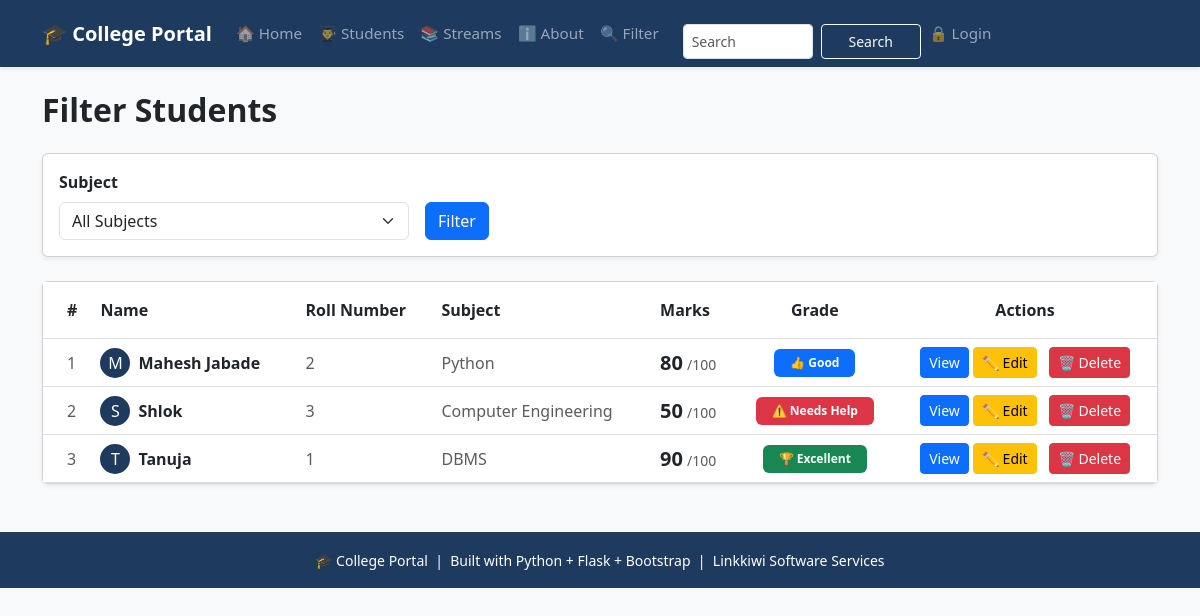
The app's page /filter, older data.
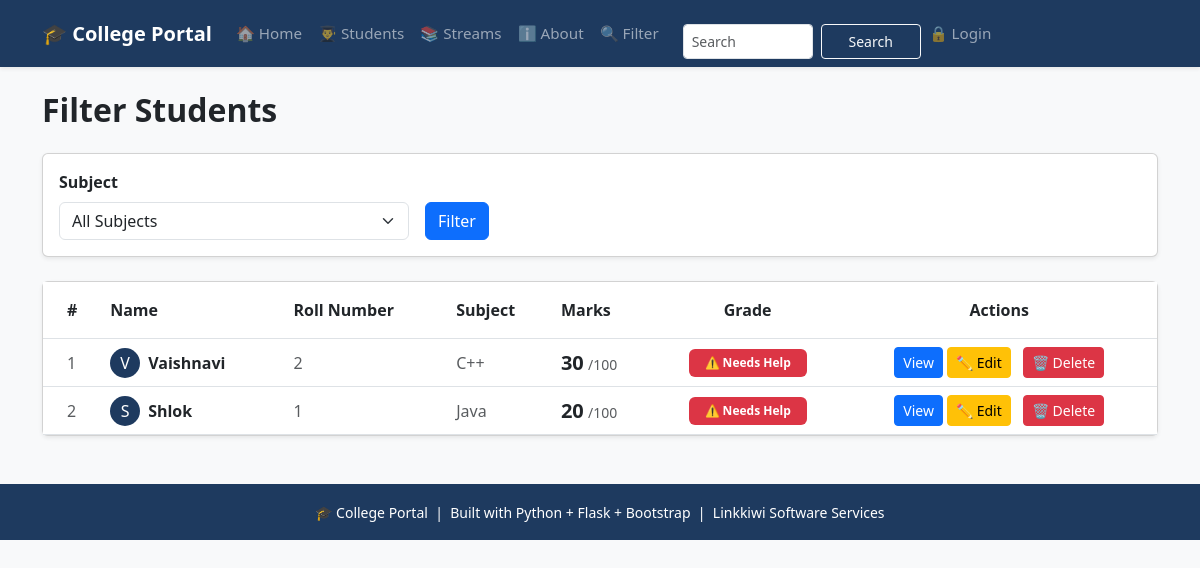
The same page, newer data.
### tables this page shows
CREATE TABLE students (
                    id INTEGER PRIMARY KEY AUTOINCREMENT,
                    name TEXT NOT NULL,
                    roll INTEGER NOT NULL,
                    marks INTEGER NOT NULL,
                    subject TEXT NOT NULL,
                    attendance INTEGER DEFAULT 0
                 );

### app.py (the view)
@app.route('/filter')
def filter_students():
    subject = request.args.get('subject', '')
    grade = request.args.get('grade', '')
    conn = get_db()
    subjects = conn.execute('''SELECT DISTINCT subject FROM students
                            WHERE subject IS NOT NULL
                            AND subject != ""
                            ORDER BY subject ASC''').fetchall()
    query = 'SELECT * FROM students WHERE 1=1'
    params = []
    if subject:
        query += ' AND subject = ?'
        params.append(subject)
    if grade =='excellent':
        query += ' AND marks >= 90'
    elif grade == 'good':
        query += ' AND marks >= 75 AND marks < 90'
    elif grade == 'average':
        query += ' AND marks >= 60 AND marks < 75'
    elif grade == 'poor':
        query += ' AND marks < 45'
    query += ' ORDER BY id DESC'
    students = conn.execute(query, params).fetchall()
    conn.close()
    return render_template('filter.html', students=students, subjects=subjects, selected_subject=subject, selected_grade=grade)

### database.py (called while the page is built)
def get_db():
   conn = sqlite3.connect(DB_PATH)
   conn.row_factory = sqlite3.Row  # To access columns by name
   return conn

### templates/filter.html (shortened to what the changed rows need)
{% extends 'base.html' %}
{% block content %}
<h2 class="fw-bold mb-4">Filter Students</h2>
{% if students %}
<div class="card shadow-sm">
    <div class="card-body p-0">
        <div class="table-responsive">
            <table class="table table-hover mb-0">
                <thead style="background-color: #1e3a5f; color:white;">
                    <tr>
                        <th class="py-3 ps-4">#</th>
                        <th class="py-3">Name</th>
                        <th class="py-3">Roll Number</th>
                        <th class="py-3">Subject</th>
                        <th class="py-3">Marks</th>
                        <th class="py-3 text-center">Grade</th>
                        <th class="py-3 text-center">Actions</th>
                    </tr>
                </thead>
                <tbody>
                    {% for student in students %}
                    <tr class="align-middle">
                        <td class="ps-4 text-muted">
                            {{ loop.index }}
                        </td>
                        <td>
                            <div class="d-flex align-items-center">
                                <div class="rounded-circle d-flex justify-content-center align-items-center me-2"
                                     style="width:30px; height:30px; background-color:#1e3a5f; color:white;">
                                    {{ student['name'][0] }}
                                </div>
                                <span class="fw-bold">{{ student['name'] }}</span>
                            </div>
                        </td>
                        <td class="text-muted">{{ student['roll'] }}</td>
                        <td class="text-muted">{{ student['subject'] }}</td>
                        <td>
                            <span class="fw-bold fs-5">{{ student['marks'] }}</span>
                            <span class="text-muted small">/100</span>
                        </td>
                        <td class="text-center">
                            {% if student['marks'] >= 90 %}
                                <span class="badge bg-success px-3 py-2">
                                    🏆 Excellent
                                </span>
                            {% elif student['marks'] >= 75 %}
                                <span class="badge bg-primary px-3 py-2">
                                    👍 Good
                                </span>
                            {% elif student['marks'] >= 60 %}
                                <span class="badge bg-warning text-dark px-3 py-2">
                                    📈 Average
                                </span>
                            {% else %}
                                <span class="badge bg-danger px-3 py-2">
                                    ⚠️ Needs Help
                                </span>
                            {% endif %}
                        </td>
                        <td class="text-center">
                            <a href="{{ url_for('student_detail', id=student['id']) }}"
                           class="btn btn-sm btn-primary">
                            View
                        </a>
                            <a href="{{ url_for('edit_student', id=student['id']) }}"
                               class="btn btn-sm btn btn-sm btn-warning me-2">
                                ✏️ Edit
                            </a>
                            <a href="{{ url_for('delete_student', id=student['id']) }}"
                               class="btn btn btn-sm btn-danger"
                               onclick="return confirm('Are you sure you want to delete this student?');">
                                🗑️ Delete
                            </a>
                        </td>
                    </tr>
                    {% endfor %}
                </tbody>
            </table>
        </div>
    </div>
</div>
{% else %}
<div class="alert alert-info mt-4" role="alert">
    No students found for the selected filter.
</div>
{% endif %}
{% endblock %}

Row changes from the older to the newer data that the page shows:
removed students: name "M", name "Mahesh Jabade", roll "2", subject "Python", marks "80", shows "👍 Good"
removed students: name "S", name "Shlok", roll "3", subject "Computer Engineering", marks "50", shows "⚠️ Needs Help"
removed students: name "T", name "Tanuja", roll "1", subject "DBMS", marks "90", shows "🏆 Excellent"
added students: name "V", name "Vaishnavi", roll "2", subject "C++", marks "30", shows "⚠️ Needs Help"
added students: name "S", name "Shlok", roll "1", subject "Java", marks "20", shows "⚠️ Needs Help"
